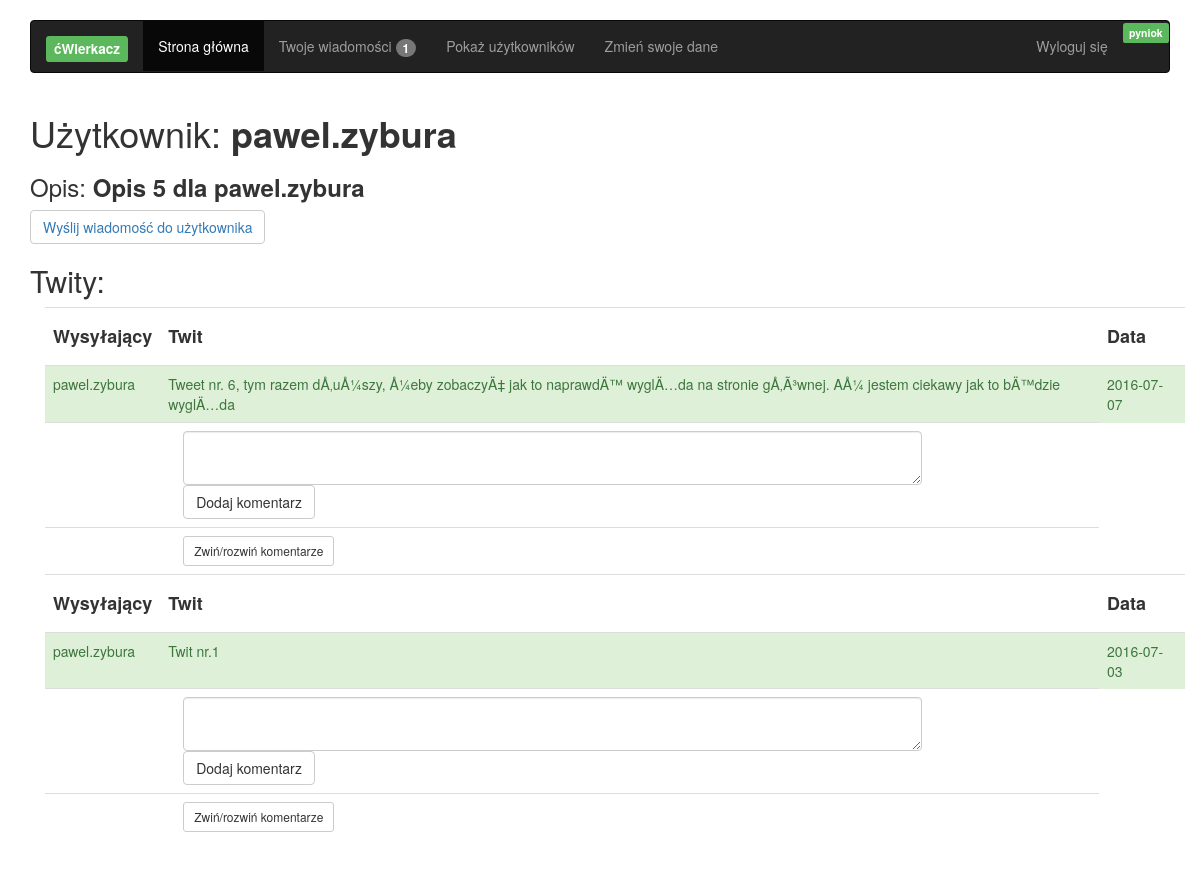
Screenshot of /showUser.php?idToShow=16 (signed in) with the database file from the repository.
### tables this page shows
CREATE TABLE IF NOT EXISTS `Users` (
  `id` int(11) NOT NULL AUTO_INCREMENT,
  `login` varchar(20) DEFAULT NULL,
  `hashed_password` char(60) NOT NULL,
  `user_description` text,
  `is_active` tinyint(4) DEFAULT NULL,
  PRIMARY KEY (`id`),
  UNIQUE KEY `login` (`login`)
);

CREATE TABLE IF NOT EXISTS `Posts` (
  `id` int(11) NOT NULL AUTO_INCREMENT,
  `user_id` int(11) DEFAULT NULL,
  `post_text` varchar(140) DEFAULT NULL,
  `creation_date` date DEFAULT NULL,
  PRIMARY KEY (`id`),
  KEY `user_id` (`user_id`)
);

### src/message.php (called while the page is built, shortened)
<?php
class Message
{
    public static function getNewMessages(mysqli $db_conn, $receiver_id)
    {
        $sql = "SELECT *
                FROM Messages
                WHERE receiver_id = '{$receiver_id}'
                AND is_read = 1";
        $result = $db_conn->query($sql);
        $toReturn = 0;
        foreach ($result as $item) {
            $toReturn++;
        }
        return $toReturn;
    }
}

### src/functions.php (called while the page is built, shortened)
<?php
function getUserLogin(mysqli $conn, $id) {
    $user = new User();
    $user->loadFromDB($conn, $id);
    $login = $user->getLogin();
    if($login == true) {
        return $login;
    }
    return false;
}

### src/user.php (called while the page is built, shortened)
<?php
class User
{
    private $login;
    private $description;
    public function __construct()
    {
        $this->login = "";
        $this->description = "";
    }
    public function getLogin()
    {
        return $this->login;
    }
    public function getDescription()
    {
        return $this->description;
    }
    public function loadFromDB(mysqli $db_conn, $id)
    {
        $sql = "SELECT *
                FROM Users
                WHERE id=$id";
        $result = $db_conn->query($sql);
        if ($result != false) {
            if ($result->num_rows == 1) {
                $row = $result->fetch_assoc();
                $this->login = $row['login'];
                $this->description = $row['user_description'];
                return true;
            }
        }
    }
}

### src/tweet.php (called while the page is built, shortened)
<?php
class Tweet
{
    public static function getAllTweets(mysqli $db_conn, $user_id, $all)
    {
        if ($all == 'all') {
            $sql = "SELECT *
                    FROM Posts
                    ORDER BY creation_date DESC";
        } elseif ($all == 'user') {
            $sql = "SELECT *
                    FROM Posts
                    WHERE user_id={$user_id}
                    ORDER BY creation_date DESC";
        }
        $toReturn = [];
        $result = $db_conn->query($sql);
        if ($result != false) {
            foreach ($result as $row) {
                $tweet = new Tweet();
                $tweet->id = $row['id'];
                $tweet->user_id = $row['user_id'];
                $tweet->postText = $row['post_text'];
                $tweet->date = $row['creation_date'];
                $toReturn[] = $tweet;
            }
        }
        return $toReturn;
    }
    private $id;
    private $user_id;
    private $postText;
    private $date;
    public function __construct()
    {
        $this->id = -1;
        $this->user_id = null;
        $this->postText = "";
        $this->date = null;
    }
    public function getId()
    {
        return $this->id;
    }
    public function getUserId()
    {
        return $this->user_id;
    }
    public function getpostText()
    {
        return $this->postText;
    }
    public function getDate()
    {
        return $this->date;
    }
}

### src/comment.php (called while the page is built, shortened)
<?php
class Comment
{
    public static function getAllComments(mysqli $db_conn, $post_id)
    {
        $sql = "SELECT *
                FROM Comments
                WHERE post_id=$post_id
                ORDER BY creation_date DESC";
        $toReturn = [];
        $result = $db_conn->query($sql);
        if ($result != false) {
            foreach ($result as $row) {
                $comment = new Comment();
                $comment->id = $row['id'];
                $comment->user_id = $row['user_id'];
                $comment->post_id = $row['post_id'];
                $comment->text = $row['comment_text'];
                $comment->date = $row['creation_date'];
                $toReturn[] = $comment;
            }
        }
        return $toReturn;
    }
}

### showUser.php (the view, shortened to what this page needs)
<?php
require_once __DIR__ . "/src/connection.php";
require_once __DIR__ . "/src/functions.php";
require_once __DIR__ . "/src/header.php";
?>
<div class='container'>
    <?php
    if (!empty($_GET['idToShow'])) {
        $userToShow = new User();
        $userToShow->loadFromDB($db_conn, $_GET['idToShow']);
        $userLogin = getUserLogin($db_conn, $_GET['idToShow']);
        $userDescription = $userToShow->getDescription();
        echo "<h1>Użytkownik: <b>$userLogin</b></h1>";
        echo "<h3>Opis: <b>$userDescription</b></h3>";
        if (!($_GET['idToShow'] == $_SESSION['loggedUserId'])) {
            echo "<button type='submit' class='btn btn-default'><a href='sendMessage.php?UserId={$_GET['idToShow']}'>Wyślij wiadomość do użytkownika</a></button>";
        }
        echo "<h2>Twity:</h2>";
        $getAllTweetsResult = Tweet::getAllTweets($db_conn, $_GET['idToShow'], 'user');
        if (count($getAllTweetsResult) > 0) {
            echo("<div class='container'>");
            echo "<table class='table'>";
            $counter = 0;
            foreach ($getAllTweetsResult as $twitRow) {
                $counter++;
                $twitText = $twitRow->getpostText();
                $twitId = $twitRow->getId();
                $loginId = $twitRow->getUserId();
                $login = getUserLogin($db_conn, $loginId);
                $twitDate = $twitRow->getDate();
                echo "<tr><td><h4><strong>Wysyłający</strong></h4></td><td><h4><strong>Twit</strong></h4></td><td><h4><strong>Data</strong></h4></td></tr>";
                echo "<tr class='alert-success'>
                        <td>$login</td>
                        <td>$twitText</td>
                        <td>$twitDate</td>
                      </tr>";
                $getAllCommentsResult = Comment::getAllComments($db_conn, $twitId);
                if ($getAllCommentsResult > 0) {
                    echo("<tr>
                        <td></td>
                        <td>");
                    echo("<div class='col-md-10'>");
                    echo("<form action=\"#\" method=\"post\" class=\"form-horizontal\" role=\"form\">
                                    <input type=\"hidden\" name=\"twitId\" value=\"$twitId\" />
                                    <textarea class=\"form-control\" rows=\"2\" name=\"commentText\" maxlength='120'></textarea>
                                    <button type=\"submit\" class='btn btn-default'>Dodaj komentarz</button>
                                    </form>");
                    echo("</div>");
                    echo("</td>");
                    echo("<tr>
                        <td></td>
                        <td>");
                    echo("<div class='col-md-6'>");
                    echo("<button data-toggle='collapse' data-target='#commentTable" . $counter . "' class='btn btn-default btn-sm'>Zwiń/rozwiń komentarze</button>");
                    echo("</div>");
                    echo("</td></tr>");
                }
            }
            echo "</table>";
            echo("<br>");
        } else {
            echo "<p>Nie ma żadnych twitów</p>";
        }
    } else {
        echo "<h5>Użytkownik jeszcze niczego nie opublikował</h5>";
    }
    echo('</div>');
    ?>
</div>
</body>
</html>

### src/header.php (shortened to what this page needs)
<!DOCTYPE html>
<html>
<head>
    <link href="css/bootstrap.min.css" rel="stylesheet">
    <link href="css/justified-nav.css" rel="stylesheet">
</head>
<body>
<div class="container">
    <nav class="navbar navbar-inverse">
        <div class="container-fluid">
            <div class="navbar-header">
                <a class="navbar-brand" href="#"><span class="label label-success">ćWierkacz</span></a>
            </div>
            <ul class="nav navbar-nav">
                <?php
                if (isset($_SESSION['loggedUserId'])) {
                    $loggedUser = getUserLogin($db_conn, $_SESSION['loggedUserId']);
                    echo "<li class=\"active\"><a href=\"index.php\">Strona główna</a></li>";
                    $newMessageCount = Message::getNewMessages($db_conn, $_SESSION['loggedUserId']);
                    if ($newMessageCount > 0) {
                        $messageMenuText = "Twoje wiadomości " . "<span class='badge'>".$newMessageCount."</span>";
                    } else {
                        $messageMenuText = "Twoje wiadomości";
                    }
                    echo "<li><a href=\"showAllMessages.php\">$messageMenuText</a></li> ";
                    echo "<li><a href=\"showAllUsers.php\">Pokaż użytkowników</a></li> ";
                    echo "<li><a href=\"editUser.php\">Zmień swoje dane</a></li> ";
                    echo("</ul>");
                    echo("<ul class=\"nav navbar-nav navbar-right\">");
                        echo "<li><a href=\"logout.php\">Wyloguj się</a></li>";
                        echo "<li><span class=\"label label-success\">$loggedUser</span></li>";
                    echo("</ul>");
                }
                ?>
        </div>
    </nav>
</div>

### css/justified-nav.css (style rules this page uses)
body { padding-top: 20px; }

### rows the page displays
users: login "pyniok"
users: login "pawel.zybura", user_description "Opis 5 dla pawel.zybura"
posts: user.login "pawel.zybura", post_text "Tweet nr. 6, tym razem dÅ‚uÅ¼szy, Å¼eby zobaczyÄ‡ jak to naprawdÄ™ wyglÄ…da na stronie gÅ‚Ã³wnej. AÅ¼ jestem ciekawy jak to bÄ™dzie wyglÄ…da", creation_date "2016-07-07"
posts: user.login "pawel.zybura", post_text "Twit nr.1", creation_date "2016-07-03"

### other values shown
$newMessageCount "1"
